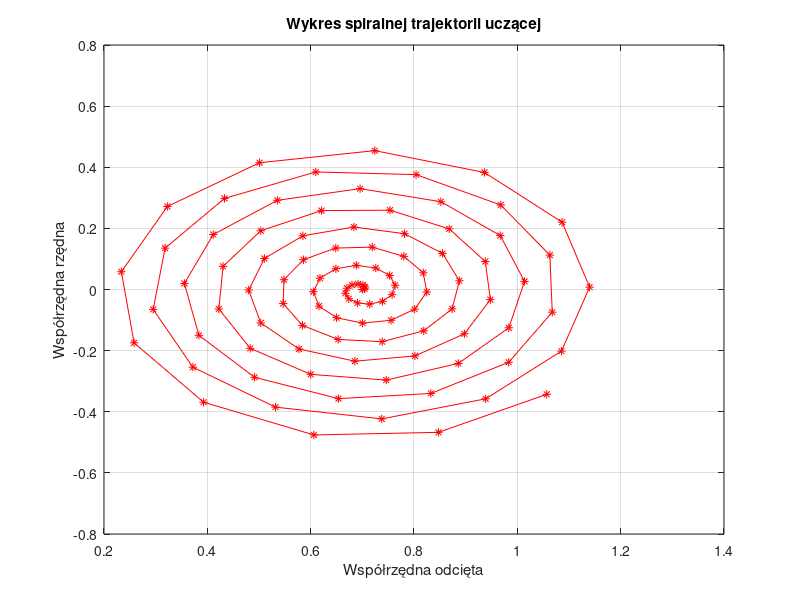

Source code (MATLAB): (Note: this script raises an error after producing the figure.)
clear all; 
close all;
clc;

%% określenie wzorców wejściowych (uczących)
% długości ramion manipulatorów
l1 = 1;
l2 = 1;

% współrzędne środka spirali
xsr = 0.7;
ysr = 0;

% stuelementowy wektor kątów kątów spirali
fi = [0:0.5:49.5];

% stuelementowy wektor promieni kolejnych punktów spirali
r = 0.01*fi;

% konwersja współrzędnych biegunowych na kartezjańskie
[x,y] = pol2cart(fi,r);

% wykres trajektorii uczącej
figure(1)
x = x+xsr; % modyfikacja środka spirali
y = y+ysr; % modyfikacja środka spirali
plot(x,y,'r*-');
grid on;
title('Wykres spiralnej trajektorii uczącej');
xlabel('Współrzędna odcięta');
ylabel('Współrzędna rzędna');

%% określenie wzorców wyjściowych
% konwersja współrzędnych położenia manipulatora na kąty jego przeubów
[alfa,beta] = odwrkin(x,y,l1,l2);

% wykres kątów przegubów przegubów manipulatora dla kolejnych punktów
% trajektorii
figure(2)
plot(alfa,'r*-');
hold on;
plot(beta,'b*-');
hold off;
grid on;
title('Wykres kątów przegubów przegubów manipulatora dla kolejnych punktów trajektorii');
xlabel('Kolejne punkty trajektorii');
ylabel('Wartość kątów');
legend('Kąt \alpha','Kąt \beta');

%% animacja działania manipulatora
% robotanim(alfa,beta,l1,l2); % wywołanie funcji

%% tworzenie sieci neuronowej
% macierz wzorców wejściowych
P = [x;y];

% macierz wzorców wyjściowych
T = [alfa;beta];

% zdefiniowanie sieci neuronowej
r1 = 1; % ilość neuronów w pierwszej warstwie
r2 = 2; % ilość neuronów w drugiej warstwie
net = newff(P,T,1000,{'tansig' 'purelin'});

% wyświetlanie początkowych współczynników sieci
% (net.IW{1})
% (net.LW{2})
% (net.b{1})
% (net.b{2})

% ustawienie metody uczenia - gradientowy algorytm największego spadku 
% z adaptacyjną zmianą wartości współczynnika prędkości uczenia oraz 
% tzw. człownem momentum
net.trainFcn = 'trainlm';

% docelowa wartość funkcji błędu
net.trainParam.goal = 0.00000001;

% maksymalna liczba kroków
net.trainParam.epochs = 2000;

% wyłączenie automatycznego przerwania uczenia
net.trainParam.max_fail = net.trainParam.epochs;

% wywołanie procedury uczenia neuronu
net = train(net,P,T);

% zapisywanie danych do pliku
save dane_ucz net l1 l2 P T;

